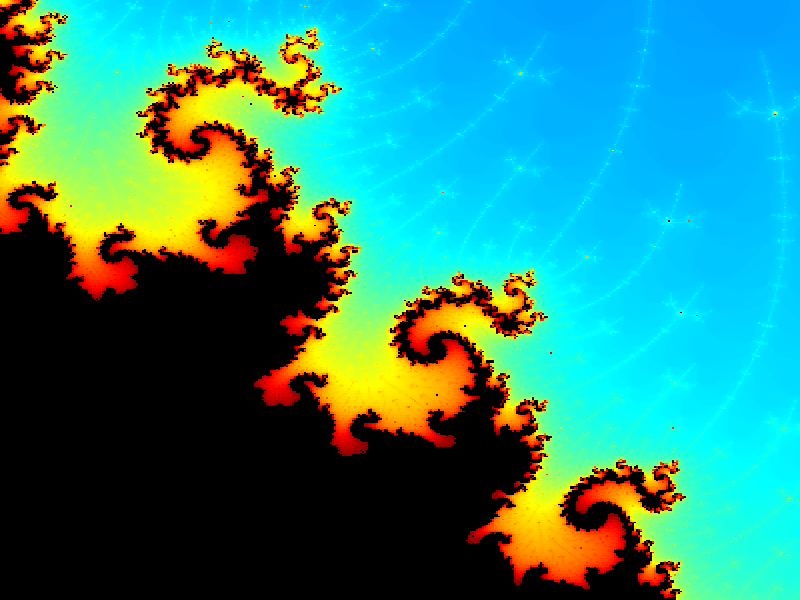

This chart was generated by the following R code:
## ---- chunk 1
#parameters
    step <- 25
    reps <- 400
    n <- 400
    zoom <- 18.25
    x <- -1.71122185076089
    y <- 3.54780878690511e-05
    w <- 4/2^zoom
    h <- 4/2^zoom
    
    #starting point
    C <- complex(imag=rep(seq(y - h/2, y + h/2, length.out=n), each=n),
                 real=rep(seq(x - w/2, x + w/2, length.out=n), n))
    Z <- rep(0, n*n)
    diverge <- rep(0, n*n)
    
    j <- 0
    upper <- 0
    while(j < reps){
        #perform some house keeping after every 'step' repetitions, for performace improvement
        upper <- ifelse(upper+step < reps, upper+step, reps)
        empty <- diverge==0
        diverge.temp <- diverge[empty]
        Z.temp <- Z[empty]
        C.temp <- C[empty]
        
        for(i in (j+1):upper){
            #do the fractal caluculation
            Z.temp <- Z.temp^2+C.temp
            diverge.temp[diverge.temp == 0 & Mod(Z.temp) >= 2] <- i
        }
        
        diverge[empty] <- diverge.temp
        Z[empty] <- Z.temp
        j <- upper
    }
    
    #perform the rendering
    diverge <- diverge+1
    maxD <- max(diverge)
    diverge.m <- matrix(diverge, n, n)
    par(mar=c(0, 0, 0, 0))
    jet.colors = colorRampPalette(c("#00007F", "blue", "#007FFF", "cyan", "#7FFF7F", 
                                    "yellow", "#FF7F00", "red", "#7F0000"))
    image(diverge.m, col=c("black", jet.colors(reps)), xlab="", ylab="")
